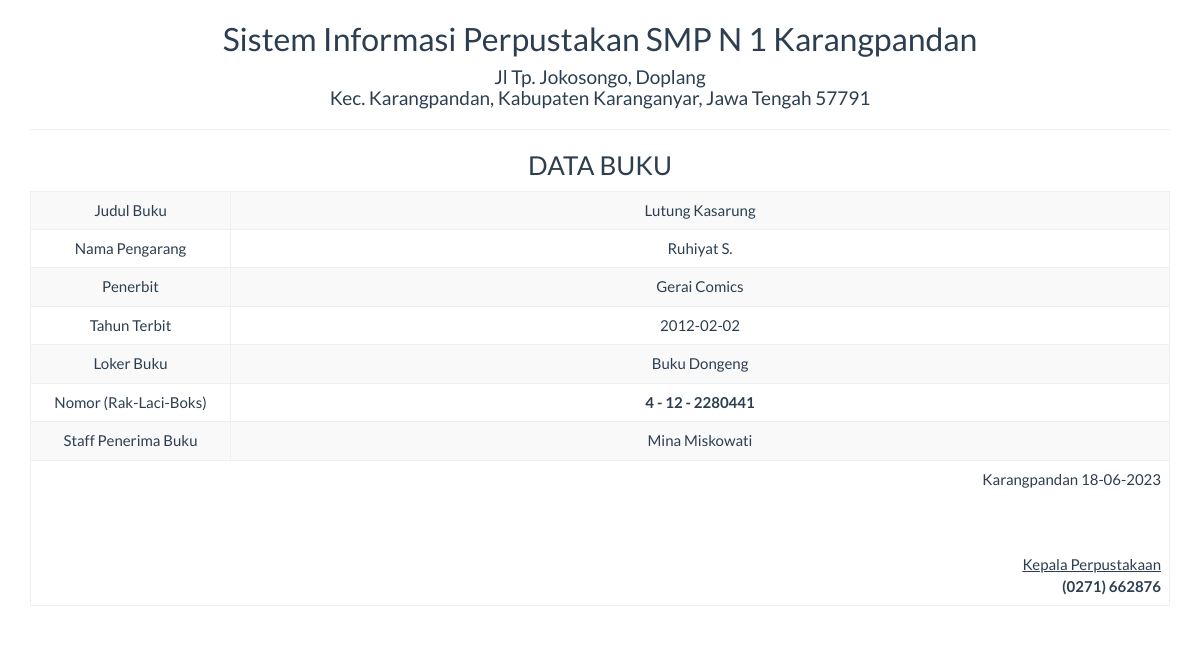
Screenshot of /report/buku_satu.php?id=62 with the database file from the repository.
### tables this page shows
CREATE TABLE `buku` (
  `id` int(5) NOT NULL,
  `loker_buku` varchar(25) NOT NULL,
  `no_rak` int(5) NOT NULL,
  `no_laci` int(5) NOT NULL,
  `no_boks` int(5) NOT NULL,
  `judul_buku` varchar(100) NOT NULL,
  `nama_pengarang` varchar(100) NOT NULL,
  `tahun_terbit` date NOT NULL,
  `penerima` varchar(50) NOT NULL,
  `penerbit` varchar(50) NOT NULL,
  `status` varchar(25) NOT NULL,
  `keterangan` varchar(100) NOT NULL
);

### report/buku_satu.php (the view, shortened to what this page needs)
<!DOCTYPE html>
<html>
    <head>
        <link href="../Assets/css/bootstrap.min.css" rel="stylesheet" type="text/css"/>
    </head>
    <body onload="print()">
        <?php
        include '../config/koneksi.php';
        $sql = "SELECT * FROM buku WHERE id='" . $_GET ['id'] . "'";
        $query = mysqli_query($koneksi, $sql) or die("SQL Detail error");
        $data = mysqli_fetch_array($query);
        ?>
        <div class="container">
            <div class='row'>
                <div class="col-sm-12">
                    <div class="text-center">
                        <h2>Sistem Informasi Perpustakan SMP N 1 Karangpandan</h2>
                        <h4>Jl Tp. Jokosongo, Doplang<br>Kec. Karangpandan, Kabupaten Karanganyar, Jawa Tengah 57791</h4>
                        <hr>
                        <h3>DATA BUKU</h3>
                        <table class="table table-bordered table-striped table-hover">
                            <tbody>
								<tr>
                                    <td>Judul Buku</td> <td><?= $data['judul_buku'] ?></td>
                                </tr>
                                <tr>
                                    <td width="200">Nama Pengarang</td> <td><?= $data['nama_pengarang'] ?></td>
                                <tr>
                                    <td>Penerbit</td> <td><?= $data['penerbit'] ?></td>
                                </tr>
                                 <tr>
                                    <td>Tahun Terbit</td> <td><?= $data['tahun_terbit'] ?></td>
                                </tr>
                                 <tr>
                                    <td>Loker Buku</td> <td><?= $data['loker_buku'] ?></td>
                                </tr>
                                <tr>
                                    <td>Nomor (Rak-Laci-Boks)</td> <td><strong><?= $data['no_rak'] ?> - <?= $data['no_laci'] ?> - <?= $data['no_boks'] ?></strong></td>
                                </tr>
								<tr>
                                    <td>Staff Penerima Buku</td> <td><?= $data['penerima'] ?></td>
                                </tr>
                            </tbody>
                            <tfoot>
                                <tr>
                                    <td colspan="2" class="text-right">
                                        Karangpandan  <?= date("d-m-Y") ?>
                                        <br><br><br><br>
                                        <u>Kepala Perpustakaan<strong></u><br>
                                        (0271) 662876
									</td>
								</tr>
							</tfoot>
                        </table>
                    </div>
                </div>
            </div>
    </body>
</html>

### rows the page displays
buku: judul_buku "Lutung Kasarung", nama_pengarang "Ruhiyat S.", penerbit "Gerai Comics", tahun_terbit "2012-02-02", loker_buku "Buku Dongeng", no_rak "4", no_laci "12", no_boks "2280441", penerima "Mina Miskowati"
